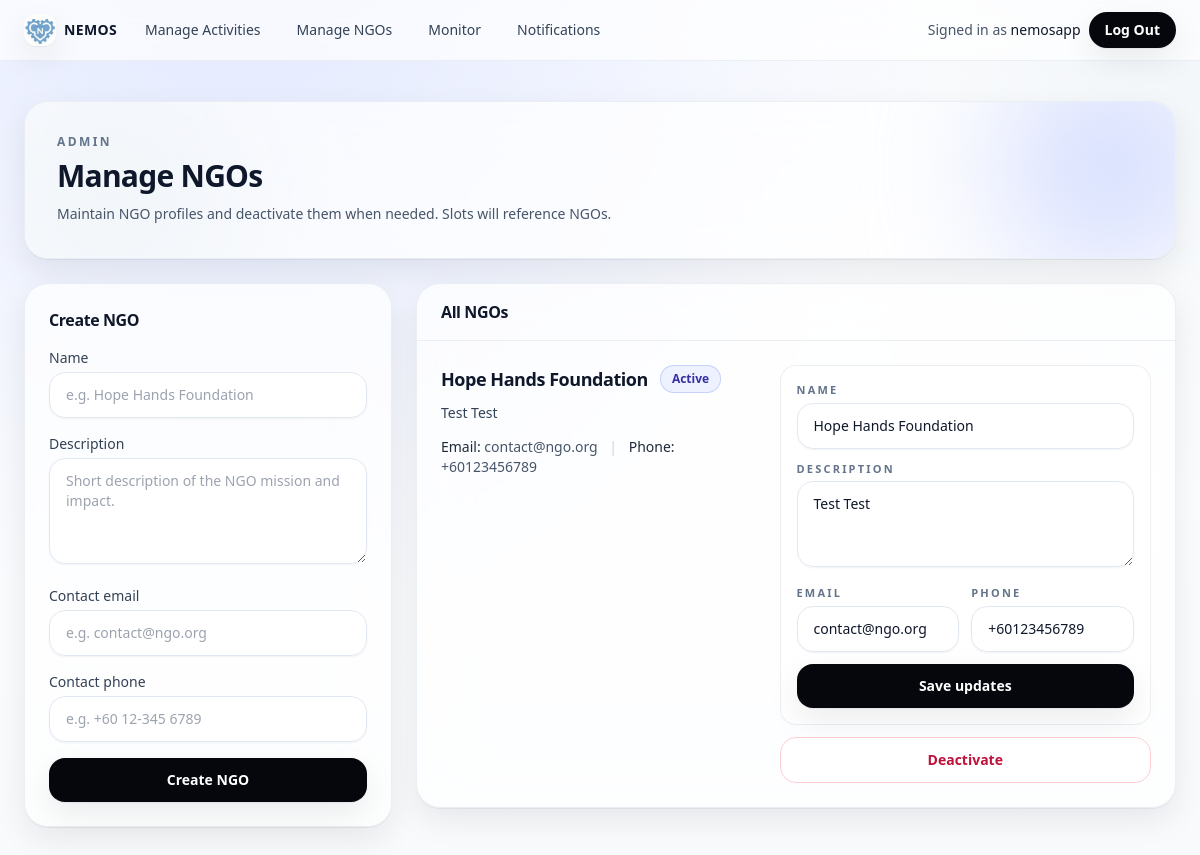
The app's page /service-day/admin/ngos/ (signed in) with its own data.
### ngo/models.py (models this page shows, shortened)
class NGO(models.Model):
    name = models.CharField(max_length=150, unique=True)
    description = models.TextField(blank=True)
    contact_email = models.EmailField(blank=True)
    contact_phone = models.CharField(max_length=30, blank=True)
    is_active = models.BooleanField(default=True)
    class Meta:
        verbose_name_plural = "NGOs"

### ngo/views.py (the view)
    def _wrapped(request, *args, **kwargs):
        if not request.user.is_authenticated:
            return login_required(view_func)(request, *args, **kwargs)
        if not request.user.is_staff:
            return HttpResponseForbidden("Staff access required.")
        return view_func(request, *args, **kwargs)

### ngo/services/activity_service.py (called while the page is built)
    @staticmethod
    def list_ngos_admin():
        return NGO.objects.filter(is_active=True).order_by("name")

### ngo/views.py (called while the page is built)
def _staff_only(view_func):
    def _wrapped(request, *args, **kwargs):
        if not request.user.is_authenticated:
            return login_required(view_func)(request, *args, **kwargs)
        if not request.user.is_staff:
            return HttpResponseForbidden("Staff access required.")
        return view_func(request, *args, **kwargs)
    return _wrapped

@_staff_only
@require_GET
def admin_ngo_manage(request):
    service = ActivityService()
    ngos = service.list_ngos_admin()
    return render(request, "ngo/admin_ngo_manage.html", {"ngos": ngos})

### ngo/templates/ngo/admin_ngo_manage.html (shortened to what this page needs)
{% extends "core/base.html" %}
{% block content %}
  <div class="relative overflow-hidden rounded-3xl border border-slate-200/70 bg-white/70 p-8 shadow-soft backdrop-blur-xl">
    <div class="absolute -right-12 -top-12 h-56 w-56 rounded-full bg-accent-200/70 blur-3xl"></div>
    <div class="absolute -bottom-16 -left-10 h-64 w-64 rounded-full bg-slate-100 blur-3xl"></div>
    <div class="relative">
      <p class="text-xs font-semibold uppercase tracking-[0.2em] text-slate-500">Admin</p>
      <h1 class="mt-2 text-3xl font-semibold tracking-tight">Manage NGOs</h1>
      <p class="mt-2 max-w-3xl text-sm/6 text-slate-600">
        Maintain NGO profiles and deactivate them when needed. Slots will reference NGOs.
      </p>
    </div>
  </div>
  <div class="mt-6 grid gap-6 lg:grid-cols-12">
    <section class="lg:col-span-4">
      <div class="rounded-3xl border border-slate-200/70 bg-white/70 p-6 shadow-soft backdrop-blur-xl">
        <h2 class="text-base font-semibold tracking-tight">Create NGO</h2>
        <form method="post" action="{% url 'ngo:admin_ngo_create' %}" class="mt-4 space-y-4">
          <div>
            <label class="block text-sm font-medium text-slate-700">Name</label>
            <input name="name" required placeholder="e.g. Hope Hands Foundation" class="mt-1 w-full rounded-2xl border border-slate-200 bg-white/80 px-4 py-3 text-sm shadow-sm focus:border-ink-950 focus:ring-2 focus:ring-slate-200" />
          </div>
          <div>
            <label class="block text-sm font-medium text-slate-700">Description</label>
            <textarea name="description" rows="4" placeholder="Short description of the NGO mission and impact." class="mt-1 w-full rounded-2xl border border-slate-200 bg-white/80 px-4 py-3 text-sm shadow-sm focus:border-ink-950 focus:ring-2 focus:ring-slate-200"></textarea>
          </div>
          <div>
            <label class="block text-sm font-medium text-slate-700">Contact email</label>
            <input name="contact_email" type="email" placeholder="e.g. contact@ngo.org" class="mt-1 w-full rounded-2xl border border-slate-200 bg-white/80 px-4 py-3 text-sm shadow-sm focus:border-ink-950 focus:ring-2 focus:ring-slate-200" />
          </div>
          <div>
            <label class="block text-sm font-medium text-slate-700">Contact phone</label>
            <input name="contact_phone" placeholder="e.g. +60 12-345 6789" class="mt-1 w-full rounded-2xl border border-slate-200 bg-white/80 px-4 py-3 text-sm shadow-sm focus:border-ink-950 focus:ring-2 focus:ring-slate-200" />
          </div>
          <button type="submit" class="inline-flex w-full items-center justify-center rounded-2xl bg-ink-950 px-4 py-3 text-sm font-semibold text-white shadow-soft transition hover:opacity-95">
            Create NGO
          </button>
        </form>
      </div>
    </section>
    <section class="lg:col-span-8">
      <div class="rounded-3xl border border-slate-200/70 bg-white/70 shadow-soft backdrop-blur-xl">
        <div class="border-b border-slate-200/70 px-6 py-4">
          <h2 class="text-base font-semibold tracking-tight">All NGOs</h2>
        </div>
        <div class="divide-y divide-slate-200/70">
          {% for n in ngos %}
            <div class="p-6">
              <div class="flex flex-col gap-4 lg:flex-row lg:items-start lg:justify-between">
                <div class="min-w-0">
                  <div class="flex items-center gap-3">
                    <h3 class="truncate text-lg font-semibold tracking-tight">{{ n.name }}</h3>
                    {% if n.is_active %}
                      <span class="rounded-full bg-accent-50 px-3 py-1.5 text-xs font-semibold text-accent-800 ring-1 ring-inset ring-accent-200">Active</span>
                    {% else %}
                      <span class="rounded-full bg-slate-100 px-3 py-1.5 text-xs font-semibold text-slate-700 ring-1 ring-inset ring-slate-200">Inactive</span>
                    {% endif %}
                  </div>
                  {% if n.description %}
                    <p class="mt-2 text-sm/6 text-slate-700">{{ n.description }}</p>
                  {% endif %}
                  <div class="mt-3 text-sm text-slate-600">
                    <span class="font-medium text-slate-800">Email:</span> {{ n.contact_email|default:"—" }}
                    <span class="mx-2 text-slate-300">|</span>
                    <span class="font-medium text-slate-800">Phone:</span> {{ n.contact_phone|default:"—" }}
                  </div>
                </div>
                <div class="grid w-full gap-3 lg:w-96">
                  <form method="post" action="{% url 'ngo:admin_ngo_update' n.id %}" class="rounded-2xl border border-slate-200/70 bg-white/60 p-4">
                    <div class="grid gap-3">
                      <div>
                        <label class="block text-[11px] font-semibold uppercase tracking-[0.2em] text-slate-500">Name</label>
                        <input name="name" value="{{ n.name }}" placeholder="e.g. Hope Hands Foundation" class="mt-1 w-full rounded-2xl border border-slate-200 bg-white/80 px-4 py-3 text-sm shadow-sm focus:border-ink-950 focus:ring-2 focus:ring-slate-200" />
                      </div>
                      <div>
                        <label class="block text-[11px] font-semibold uppercase tracking-[0.2em] text-slate-500">Description</label>
                        <textarea name="description" rows="3" placeholder="Short description of the NGO mission and impact." class="mt-1 w-full rounded-2xl border border-slate-200 bg-white/80 px-4 py-3 text-sm shadow-sm focus:border-ink-950 focus:ring-2 focus:ring-slate-200">{{ n.description }}</textarea>
                      </div>
                      <div class="grid gap-3 sm:grid-cols-2">
                        <div>
                          <label class="block text-[11px] font-semibold uppercase tracking-[0.2em] text-slate-500">Email</label>
                          <input name="contact_email" type="email" value="{{ n.contact_email }}" placeholder="e.g. contact@ngo.org" class="mt-1 w-full rounded-2xl border border-slate-200 bg-white/80 px-4 py-3 text-sm shadow-sm focus:border-ink-950 focus:ring-2 focus:ring-slate-200" />
                        </div>
                        <div>
                          <label class="block text-[11px] font-semibold uppercase tracking-[0.2em] text-slate-500">Phone</label>
                          <input name="contact_phone" value="{{ n.contact_phone }}" placeholder="e.g. +60 12-345 6789" class="mt-1 w-full rounded-2xl border border-slate-200 bg-white/80 px-4 py-3 text-sm shadow-sm focus:border-ink-950 focus:ring-2 focus:ring-slate-200" />
                        </div>
                      </div>
                    </div>
                    <button type="submit" class="mt-3 inline-flex w-full items-center justify-center rounded-2xl bg-ink-950 px-4 py-3 text-sm font-semibold text-white shadow-soft transition hover:opacity-95">
                      Save updates
                    </button>
                  </form>
                  <form method="post" action="{% url 'ngo:admin_ngo_delete' n.id %}">
                    <button type="submit" class="inline-flex w-full items-center justify-center rounded-2xl border border-rose-200 bg-white/60 px-4 py-3 text-sm font-semibold text-rose-700 transition hover:bg-rose-50">
                      Deactivate
                    </button>
                  </form>
                </div>
              </div>
            </div>
          {% empty %}
            <div class="p-12 text-center">
              <h3 class="text-base font-semibold tracking-tight">No NGOs yet</h3>
              <p class="mt-2 text-sm text-slate-600">Create your first NGO using the form on the left.</p>
            </div>
          {% endfor %}
        </div>
      </div>
    </section>
  </div>
{% endblock %}

### core/templates/core/base.html (shortened to what this page needs)
{% load static %}
<!doctype html>
<html lang="en">
  <head>
    <script src="https://cdn.tailwindcss.com"></script>
  </head>
  <body class="min-h-screen bg-[radial-gradient(1200px_circle_at_20%_-10%,theme(colors.accent.100),transparent_60%),radial-gradient(900px_circle_at_100%_0%,theme(colors.slate.100),transparent_55%),linear-gradient(to_bottom,theme(colors.white),theme(colors.slate.50))] text-slate-900 antialiased selection:bg-accent-200 selection:text-ink-950">
    {% if not request.resolver_match or request.resolver_match.app_name != 'accounts' or request.resolver_match.url_name != 'login' %}
      <header class="sticky top-0 z-20 border-b border-slate-200/70 bg-white/70 backdrop-blur-xl">
        <div class="mx-auto flex max-w-7xl items-center justify-between px-4 py-3 sm:px-6">
          <div class="flex items-center gap-3">
            <a href="{% url 'ngo:activity_list' %}" class="flex items-center gap-2">
              <span class="inline-flex h-8 w-8 items-center justify-center overflow-hidden rounded-xl shadow-soft">
                <img src="{% static 'core/logo-v2.png' %}" alt="NEMOS logo" class="h-8 w-8 object-contain" />
              </span>
              <span class="text-sm font-semibold tracking-wide text-slate-900">NEMOS</span>
            </a>
            <nav class="hidden items-center gap-1 sm:flex">
              {% if user.is_staff %}
                <a href="{% url 'ngo:admin_activity_manage' %}" class="rounded-full px-4 py-2 text-sm font-medium text-slate-700 transition hover:bg-slate-900/5 hover:text-slate-900">
                  Manage Activities
                </a>
                <a href="{% url 'ngo:admin_ngo_manage' %}" class="rounded-full px-4 py-2 text-sm font-medium text-slate-700 transition hover:bg-slate-900/5 hover:text-slate-900">
                  Manage NGOs
                </a>
                <a href="{% url 'registrations:admin_monitor' %}" class="rounded-full px-4 py-2 text-sm font-medium text-slate-700 transition hover:bg-slate-900/5 hover:text-slate-900">
                  Monitor
                </a>
                <a href="{% url 'notifications:admin_notifications' %}" class="rounded-full px-4 py-2 text-sm font-medium text-slate-700 transition hover:bg-slate-900/5 hover:text-slate-900">
                  Notifications
                </a>
              {% endif %}
            </nav>
          </div>
          <div class="flex items-center gap-2">
            {% if user.is_authenticated %}
              <span class="hidden text-sm text-slate-600 sm:inline">Signed in as <span class="font-medium text-slate-900">{{ user.username }}</span></span>
              <form method="post" action="{% url 'accounts:logout' %}">
                <button type="submit" class="rounded-full bg-ink-950 px-4 py-2 text-sm font-semibold text-white shadow-soft transition hover:opacity-95">
                  Log Out
                </button>
              </form>
            {% else %}
              <a href="{% url 'accounts:login' %}" class="rounded-full bg-ink-950 px-4 py-2 text-sm font-semibold text-white shadow-soft transition hover:opacity-95">
                Login
              </a>
            {% endif %}
          </div>
        </div>
      </header>
    {% endif %}
    <main class="mx-auto w-full max-w-7xl px-4 py-10 sm:px-6">
      {% block content %}{% endblock %}
    </main>
  </body>
</html>

### core/templates/core/base.html (style rules this page uses)
html, body { -ms-overflow-style: none; scrollbar-width: none; }

### records on screen
NGO: name "Hope Hands Foundation", is_active "Active", description "Test Test", contact_email "contact@ngo.org", contact_phone "+60123456789"

### other values on screen
{{ user.username }} "nemosapp"
